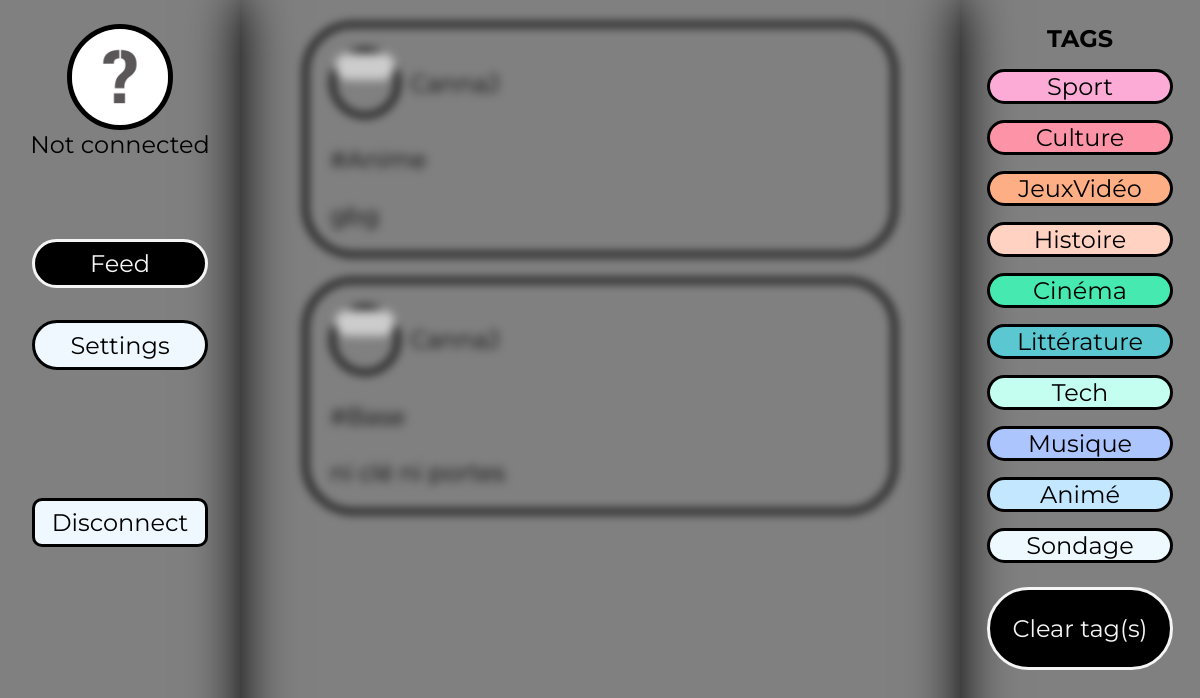
Before: / with the older database file.
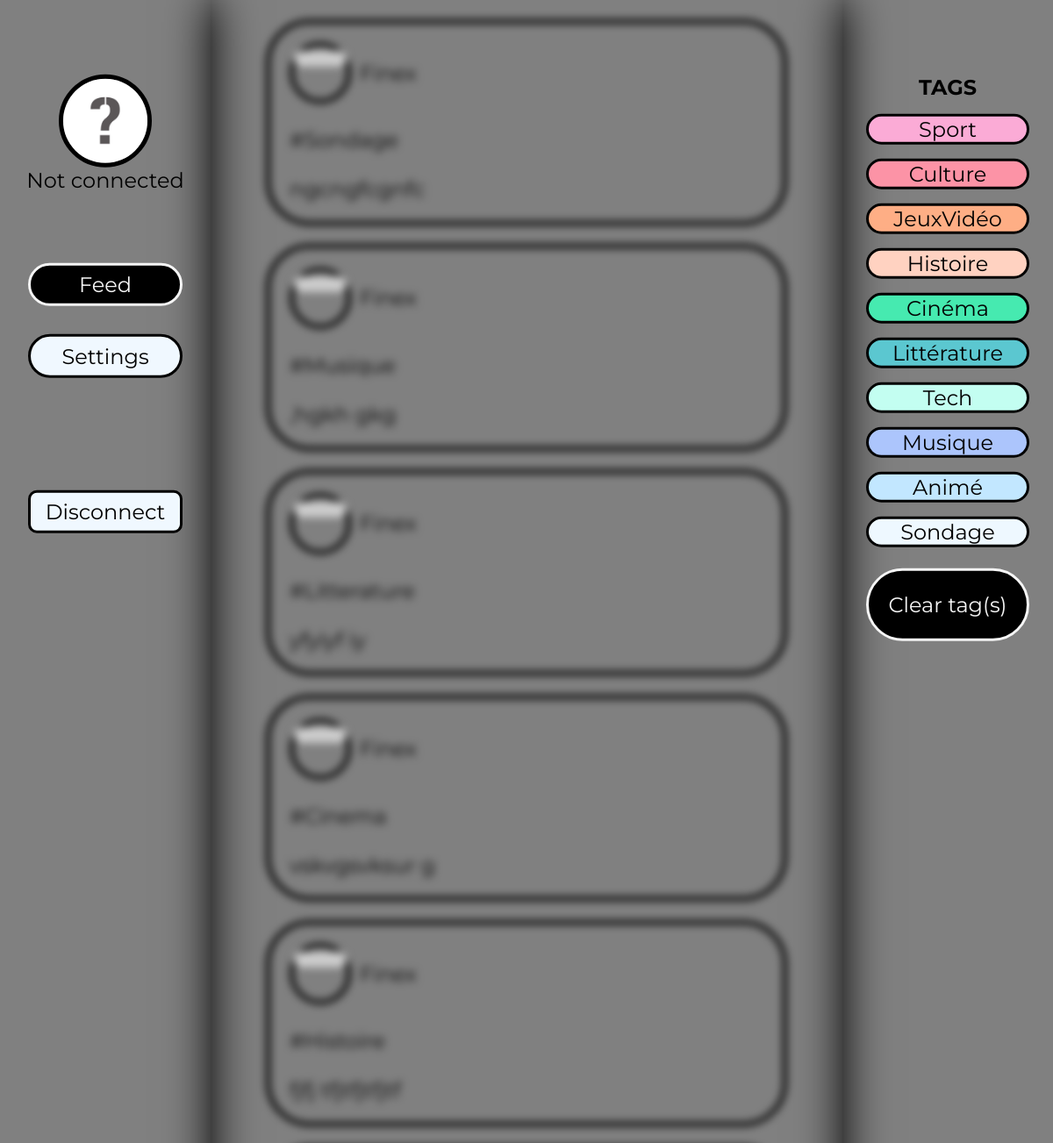
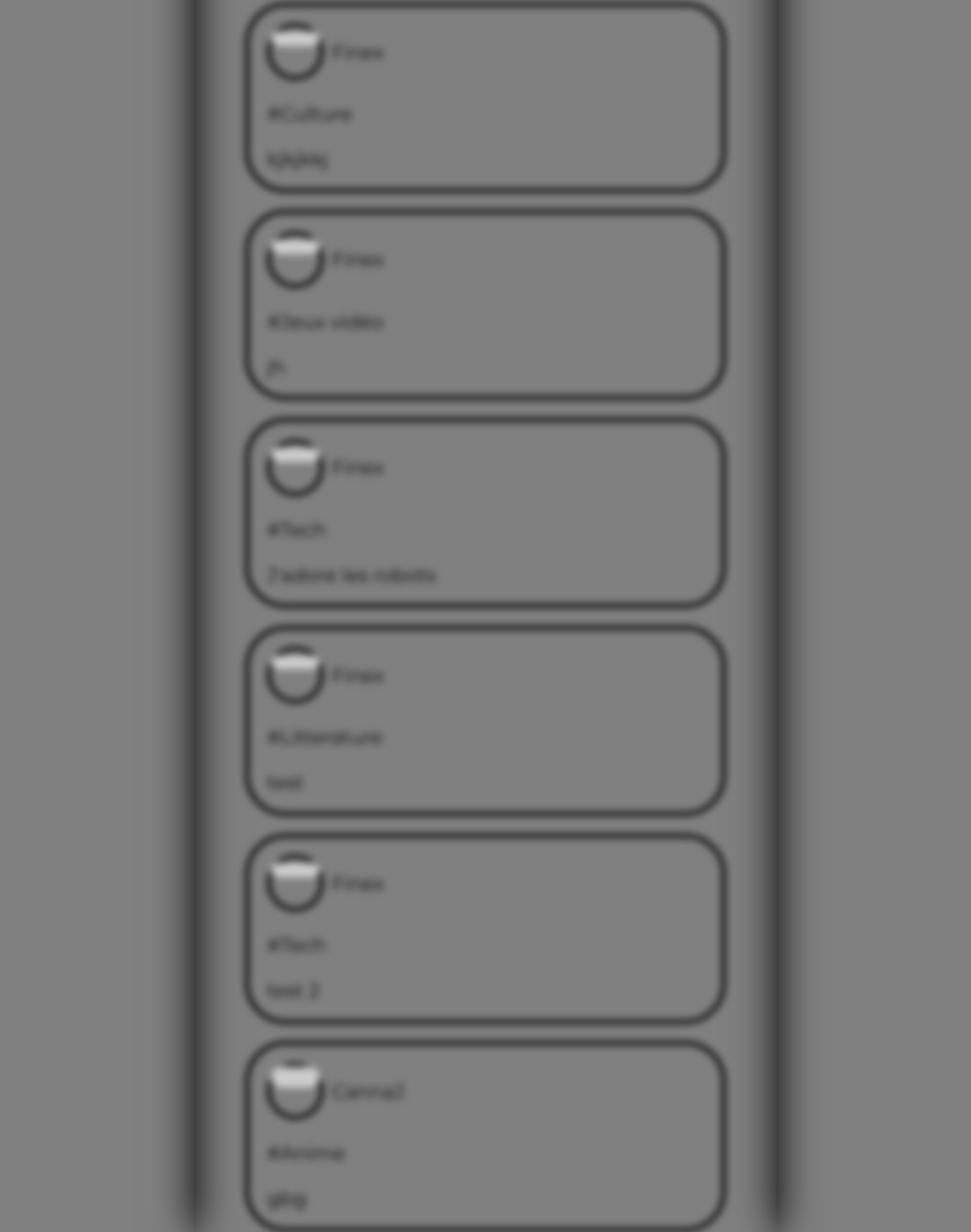
After: the same page with the newer database file (2 pictures, top to bottom).
### tables this page shows
CREATE TABLE `post` (
  `id` int NOT NULL,
  `content` text NOT NULL,
  `tag` varchar(50) NOT NULL,
  `thumb_up` int NOT NULL,
  `date` datetime NOT NULL,
  `user_id` int NOT NULL
);

CREATE TABLE `users` (
  `id` int NOT NULL,
  `prenom` varchar(50) NOT NULL,
  `nom` varchar(50) NOT NULL,
  `pseudo` varchar(50) NOT NULL,
  `mail` text NOT NULL,
  `mdp` text NOT NULL,
  `profile_picture` text NOT NULL
);

### index.php (the view, shortened to what this page needs)
<?php
require_once "connexion.php";
?>
<!DOCTYPE html>
<html lang="fr">
<head>
    <link rel="stylesheet" href="CSS/style.css">
</head>
<body>
    <div id="main">
        <div class="menu">
            <div class="menu_content">
                <?php
                if(!isSet($_SESSION["user"])){
                ?>
                <div class="profile_picture">
                    <img class="photo" src="assets/photos de profile/not_connected.jpg" alt="photo de profile">
                </div>
                <p>Not connected</p>
                <?php
                }?>
                <div class="gap"></div>
                <div class="clicked">
                    Feed
                </div>
                <a href="pages/settings.php">
                    <div class="bouton">
                        Settings
                    </div>
                </a>
                <a href="pages/connection.php">
                    <div class="connection">
                        Disconnect
                    </div>
                </a>
            </div>
        </div>
        <div id="posts">
            <?php
            if(!isSet($_SESSION["user"])){
                $connected = "is_not_connected";
            }
            else{
                $connected = "is_connected";
            }
            ?>
            <div id="post_content" value=<?php echo $connected; ?>>
            <?php
            $requete = $database->prepare('SELECT * FROM post ORDER BY date DESC');
            $requete->execute();
            $posts = $requete->fetchAll(PDO::FETCH_ASSOC);
            $link = $database->prepare('SELECT * FROM post INNER JOIN users ON post.user_id = users.id');
            $link->execute();
            $linked_table = $link->fetchAll(PDO::FETCH_ASSOC);
            foreach($posts as $post) {
                foreach($linked_table as $ligne_table) {
                    if($ligne_table['id'] == $post['user_id']) {
                        $pseudo = $ligne_table['pseudo'];
                        $image = $ligne_table['profile_picture'];
                    }
                }?>
                <div class="post">
                    <div class="profile">
                        <div class="identity">
                            <div class="mini_profile_picture">
                                <img class="photo" src=<?php echo $image; ?> alt="mini photo de profile">
                            </div>
                            <div class="username">
                            <?php echo $pseudo; ?>
                            </div>
                        </div>
                    </div>
                    <div class="nameOfTag">
                        <?php echo "#".$post['tag']; ?>
                    </div>
                    <div class="text">
                        <?php echo $post['content']; ?>
                    </div>
                </div>
                <?php
            }
            ?>
            </div>
        </div>
        <div id="tags">
            <div id="tags_content">
                <div id="tag_text">
                    <b><p>TAGS</p></b>
                </div>
                <div id="all_tags">
                    <div id="Sport" class="tag_choice">
                        <p>Sport</p>
                    </div>
                    <div id="Culture" class="tag_choice">
                        <p>Culture</p>
                    </div>
                    <div id="video_game" class="tag_choice">
                        <p>JeuxVidéo</p>
                    </div>
                    <div id="Histoire" class="tag_choice">
                        <p>Histoire</p>
                    </div>
                    <div id="Cinema" class="tag_choice">
                        <p>Cinéma</p>
                    </div>
                    <div id="Litterature" class="tag_choice">
                        <p>Littérature</p>
                    </div>
                    <div id="Tech" class="tag_choice">
                        <p>Tech</p>
                    </div>
                    <div id="Musique" class="tag_choice">
                        <p>Musique</p>
                    </div>
                    <div id="Anime" class="tag_choice">
                        <p>Animé</p>
                    </div>
                    <div id="Sondage" class="tag_choice">
                        <p>Sondage</p>
                    </div>
                    <div id="clear">
                        Clear tag(s)
                    </div>
                </div>
            </div>
        </div>
    </div>
</body>
</html>

### CSS/style.css (style rules this page uses)
* { padding: 0%; margin: 0%; font-size: 2vw; text-align: center; font-family: "Montserrat", sans-serif; }
p { margin-bottom: 0rem !important; }

### CSS/components/profile_picture.css (style rules this page uses)
.profile_picture img { width: 100%; max-height: 100%; border-radius: 1000px; }
.profile_picture { border: 5px solid black; width: 8vw; height: 8vw; border-radius: 1000px; margin-left: auto; margin-right: auto; }
.photo { object-fit: cover; }
.mini_profile_picture { border: 5px solid black; width: 5vw; height: 5vw; border-radius: 1000px; margin-right: 10px; }
.mini_profile_picture img { width: 100%; max-height: 100%; border-radius: 1000px; }

### CSS/components/boutons.css (style rules this page uses)
.bouton { background-color: aliceblue; border-radius: 100px; width: 65%; margin-left: auto; margin-right: auto; border: 3px solid black; padding: 3%; margin-bottom: 4vh; }
.clicked { color: whitesmoke; background-color: black; border-radius: 100px; width: 65%; margin-left: auto; margin-right: auto; border: 3px solid whitesmoke; padding: 3%; margin-bottom: 4vh; }
.connection { background-color: aliceblue; border-radius: 10px; width: 65%; margin-left: auto; margin-right: auto; border: 3px solid black; padding: 3%; margin-top: 16vh; }
a { text-decoration: none; color: black; }

### CSS/components/space.css (style rules this page uses)
.gap { height: 10vh; }

### CSS/components/tags.css (style rules this page uses)
#Sport { background-color: #FBABD6; }
#Culture { background-color: #FC93A6; }
#video_game { background-color: #FEAE85; }
#Histoire { background-color: #FFD2C1; }
#Cinema { background-color: #46EAB0; }
#Litterature { background-color: #5BC7D0; }
#Tech { background-color: #C3FEF1; }
#Musique { background-color: #ACC5FC; }
#Anime { background-color: #C2E7FF; }
#Sondage { background-color: #EEF8FF; }
#clear { background-color: black; color: whitesmoke; width: 75%; margin-left: auto; margin-right: auto; margin-top: 10%; border: 3px solid whitesmoke; border-radius: 100px; padding-top: 3vh; padding-bottom: 3vh; }
.tag_choice { width: 75%; margin-left: auto; margin-right: auto; border: 3px solid black; border-radius: 100px; margin-top: 2vh; height: 50%; }

### CSS/components/post.css (style rules this page uses)
.post { border: 5px solid black; border-radius: 50px; width: 75%; margin-left: auto; margin-right: auto; margin-top: 3%; padding: 3%; }
.profile { display: flex; align-items: center; justify-content: space-between; }
.identity { display: flex; align-items: center; }
.nameOfTag { text-align: start; margin-top: 5%; }
.text { text-align: start; margin-top: 5%; }

### CSS/components/main.css (style rules this page uses)
#main { display: grid; grid-template-columns: 1fr 3fr 1fr; background-color: grey; }
.menu { box-shadow: rgb(0, 0, 0) 1px 0px 50px; min-height: 100vh; }
.menu_content { position: sticky; top: 3%; }
#tags_content { position: sticky; top: 3%; }
#posts { box-shadow: rgb(0, 0, 0) 1px 0px 50px; }
#tags { box-shadow: rgb(0, 0, 0) 1px 0px 50px; }

Changed rows visible on the page:
removed post: user.pseudo "CannaJ", tag "Base", content "ni clé ni portes"
added post: user.pseudo "Finex", tag "Sondage", content "ngcngfcgnfc"
added post: user.pseudo "Finex", tag "Musique", content ",hgkh gkg"
added post: user.pseudo "Finex", tag "Litterature", content "yfyiyf iy"
added post: user.pseudo "Finex", tag "Cinema", content "vskvgsvksur g"
added post: user.pseudo "Finex", tag "Histoire", content "fjfj tfjtfjtfjtf"
added post: user.pseudo "Finex", tag "Culture", content "kjkjkkj"
added post: user.pseudo "Finex", tag "Jeux vidéo", content "jh"
added post: user.pseudo "Finex", tag "Tech", content "J'adore les robots"
added post: user.pseudo "Finex", tag "Litterature", content "test"
added post: user.pseudo "Finex", tag "Tech", content "test 2"
